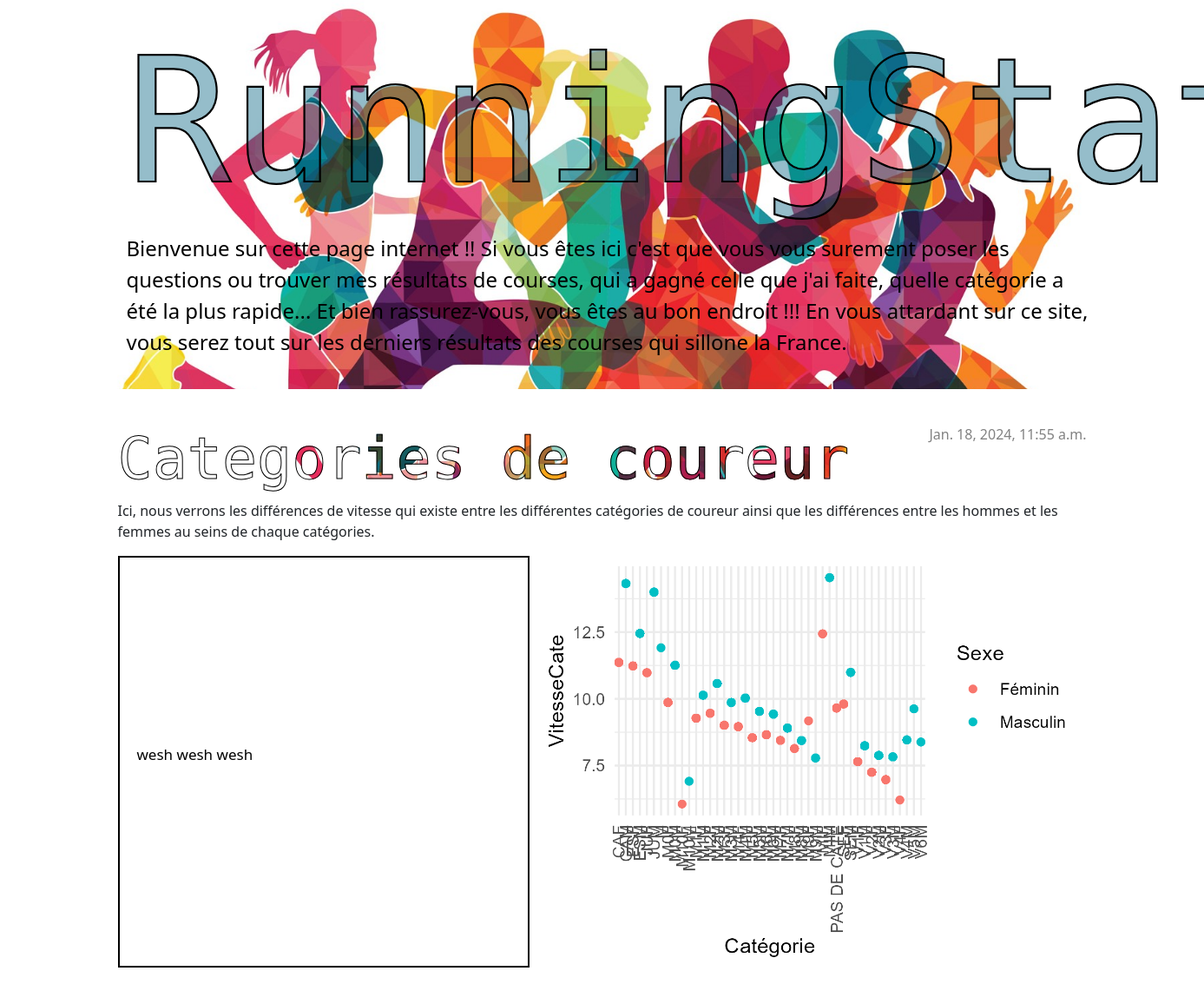
The app's page /post/4/ with its own data.
### blog/models.py (models this page shows, shortened)
class Post(models.Model):
    author = models.ForeignKey(settings.AUTH_USER_MODEL, on_delete=models.CASCADE)
    title = models.CharField(max_length=200)
    text = models.TextField()
    created_date = models.DateTimeField(default=timezone.now)
    published_date = models.DateTimeField(blank=True, null=True)
    image = models.ImageField(upload_to='post_images/', blank=True, null=True)
    description = models.TextField(blank=True, null=True)

### blog/views.py (the view)
# urls.py: path('post/<int:pk>/', views.post_detail, name='post_detail'),
def post_detail(request, pk):
    post = get_object_or_404(Post, pk=pk)
    return render(request, 'blog/post_detail.html', {'post': post})

### blog/templates/blog/post_detail.html
{% extends 'blog/base.html' %}
{% block content %}
    <article class="post">
        {% if post.published_date %}
            <time class="date">
                {{ post.published_date }}
            </time>
        {% endif %}
        <h2>{{ post.title }}</h2>
        <p>{{ post.text|linebreaksbr }}</p>
        <div class="post-content">
            <div class="title-banner">
                <p class="vertical-text">{{ post.description }}</p>
            </div>
            <div class="image-container">
                {% if post.image %}
                    <img src="{{ post.image.url }}" alt="Image du post" width="800" height="450">
                {% endif %}
            </div>
        </div>
    </article>
{% endblock %}

### blog/static/css/blog.css (style rules this page uses)
.date { color: #828282; }
.post { margin-bottom: 70px; }
h2, h3, h4 { font-family: 'Libre Barcode 39 Text', system-ui; background-clip: text; background-image: url('affiche.jpg'); background-size: cover; background-position: 50% 50%; color: transparent; -webkit-text-fill-color: transparent; font-size: 50pt; -webkit-text-stroke-width: 1px; -webkit-text-stroke-color: #000000; }
.post > .date, .post > .actions { float: right; }
.post-content { display: flex; }
.title-banner { width: 600px; background-color: #ffffff00; display: flex; justify-content: center; align-items: center; border: 2px solid black; }
.vertical-text { color: #000000; font-size: 17px; padding: 10px; width: calc(100% - 20px); }
.image-container { flex-grow: 1; padding-left: 10px; }
.image-container img { max-width: 100%; height: auto; }

### records on screen
Post: published_date "Jan. 18, 2024, 11:55 a.m.", text "Ici, nous verrons les différences de vitesse qui existe entre les différentes catégories de coureur ainsi que les différences entre les hommes et les femmes au seins de chaque catégories.", description "wesh wesh wesh", image (picture)
